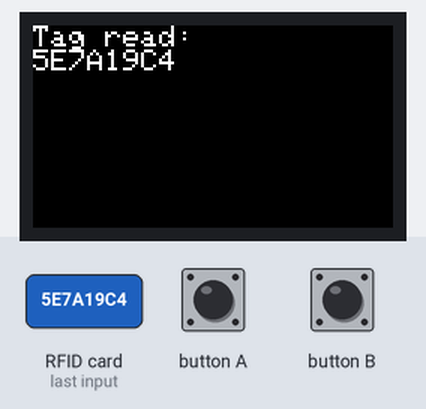
The sketch below on a simulated ESP32. Parts: 240×135 colour display. The inputs (shaded band) are chosen by the test bench. What the sketch prints to the serial monitor is not drawn.

2.0 s: RFID card 5E 7A 19 C4 held to the reader
Above: at 2.8 s.
Timing chart, 0 to 5.0 s (numbered marks = the images above; inputs shaded):
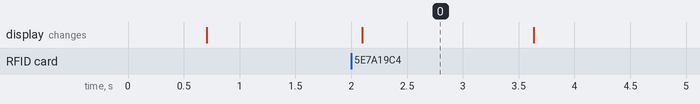

The sketch:

04_rfid_read_test.ino
```cpp
#include <M5StickCPlus2.h>
#include <MFRC522_I2C.h>
#include <Wire.h>

// RFID2 unit's I2C address — confirmed via I2C scanner as 0x28.
MFRC522_I2C mfrc522(0x28, -1);

void setup() {
  auto cfg = M5.config();
  StickCP2.begin(cfg);
  StickCP2.Display.setRotation(1);
  StickCP2.Display.setTextSize(2);

  Serial.begin(115200);
  delay(500);

  Wire.begin();
  mfrc522.PCD_Init();

  StickCP2.Display.println("Tap a tag...");
  Serial.println("RFID2 ready. Tap a tag against the reader.");
}

void loop() {
  StickCP2.update();

  if (mfrc522.PICC_IsNewCardPresent() && mfrc522.PICC_ReadCardSerial()) {
    String uid = "";
    for (byte i = 0; i < mfrc522.uid.size; i++) {
      if (mfrc522.uid.uidByte[i] < 0x10) uid += "0";
      uid += String(mfrc522.uid.uidByte[i], HEX);
    }
    uid.toUpperCase();

    Serial.println("Tag detected! UID: " + uid);

    StickCP2.Display.clear();
    StickCP2.Display.setCursor(0, 0);
    StickCP2.Display.println("Tag read:");
    StickCP2.Display.println(uid);

    delay(1500);  // brief pause so the same tap doesn't register twice
    StickCP2.Display.clear();
    StickCP2.Display.setCursor(0, 0);
    StickCP2.Display.println("Tap a tag...");
  }

  delay(50);
}
```

Measured:
- after the input at 2.0 s, the display: changes after 0.10 s (image 0)
- what the display in image 0 shows lasts 1.5 s, from 2.1 s to 3.6 s
